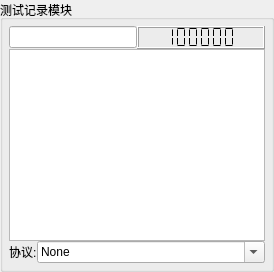
         <widget class="QGroupBox" name="groupBox_5">
          <property name="sizePolicy">
           <sizepolicy hsizetype="Preferred" vsizetype="Minimum">
            <horstretch>0</horstretch>
            <verstretch>0</verstretch>
           </sizepolicy>
          </property>
          <property name="title">
           <string>测试记录模块</string>
          </property>
          <layout class="QVBoxLayout" name="verticalLayout_6">
           <property name="spacing">
            <number>0</number>
           </property>
           <property name="leftMargin">
            <number>6</number>
           </property>
           <property name="topMargin">
            <number>6</number>
           </property>
           <property name="rightMargin">
            <number>6</number>
           </property>
           <property name="bottomMargin">
            <number>6</number>
           </property>
           <item>
            <widget class="QWidget" name="widget_6" native="true">
             <layout class="QHBoxLayout" name="horizontalLayout_13">
              <property name="spacing">
               <number>0</number>
              </property>
              <property name="leftMargin">
               <number>0</number>
              </property>
              <property name="topMargin">
               <number>0</number>
              </property>
              <property name="rightMargin">
               <number>0</number>
              </property>
              <property name="bottomMargin">
               <number>0</number>
              </property>
              <item>
               <widget class="QLineEdit" name="lineEdit_automatic_mode"/>
              </item>
              <item>
               <widget class="QLCDNumber" name="lcdNumber_automatic_time">
                <property name="sizePolicy">
                 <sizepolicy hsizetype="Expanding" vsizetype="Minimum">
                  <horstretch>0</horstretch>
                  <verstretch>0</verstretch>
                 </sizepolicy>
                </property>
                <property name="minimumSize">
                 <size>
                  <width>0</width>
                  <height>0</height>
                 </size>
                </property>
                <property name="smallDecimalPoint">
                 <bool>true</bool>
                </property>
                <property name="digitCount">
                 <number>6</number>
                </property>
                <property name="mode">
                 <enum>QLCDNumber::Dec</enum>
                </property>
                <property name="segmentStyle">
                 <enum>QLCDNumber::Flat</enum>
                </property>
                <property name="value" stdset="0">
                 <double>999999.000000000000000</double>
                </property>
                <property name="intValue" stdset="0">
                 <number>999999</number>
                </property>
               </widget>
              </item>
             </layout>
            </widget>
           </item>
           <item>
            <widget class="QTextBrowser" name="textBrowser_automatic_ruleline">
             <property name="sizePolicy">
              <sizepolicy hsizetype="Expanding" vsizetype="Expanding">
               <horstretch>0</horstretch>
               <verstretch>0</verstretch>
              </sizepolicy>
             </property>
             <property name="minimumSize">
              <size>
               <width>0</width>
               <height>0</height>
              </size>
             </property>
             <property name="maximumSize">
              <size>
               <width>16777215</width>
               <height>16777215</height>
              </size>
             </property>
             <property name="sizeIncrement">
              <size>
               <width>0</width>
               <height>0</height>
              </size>
             </property>
             <property name="lineWrapMode">
              <enum>QTextEdit::NoWrap</enum>
             </property>
             <property name="readOnly">
              <bool>false</bool>
             </property>
             <property name="html">
              <string>&lt;!DOCTYPE HTML PUBLIC &quot;-//W3C//DTD HTML 4.0//EN&quot; &quot;http://www.w3.org/TR/REC-html40/strict.dtd&quot;&gt;
&lt;html&gt;&lt;head&gt;&lt;meta name=&quot;qrichtext&quot; content=&quot;1&quot; /&gt;&lt;style type=&quot;text/css&quot;&gt;
p, li { white-space: pre-wrap; }
&lt;/style&gt;&lt;/head&gt;&lt;body style=&quot; font-family:'SimSun'; font-size:9pt; font-weight:400; font-style:normal;&quot;&gt;
&lt;p style=&quot;-qt-paragraph-type:empty; margin-top:0px; margin-bottom:0px; margin-left:0px; margin-right:0px; -qt-block-indent:0; text-indent:0px;&quot;&gt;&lt;br /&gt;&lt;/p&gt;&lt;/body&gt;&lt;/html&gt;</string>
             </property>
             <property name="overwriteMode">
              <bool>false</bool>
             </property>
             <property name="acceptRichText">
              <bool>true</bool>
             </property>
            </widget>
           </item>
           <item>
            <widget class="QWidget" name="horizontalWidget_2" native="true">
             <property name="sizePolicy">
              <sizepolicy hsizetype="Minimum" vsizetype="Preferred">
               <horstretch>0</horstretch>
               <verstretch>0</verstretch>
              </sizepolicy>
             </property>
             <property name="minimumSize">
              <size>
               <width>0</width>
               <height>0</height>
              </size>
             </property>
             <layout class="QHBoxLayout" name="horizontalLayout_6">
              <property name="spacing">
               <number>0</number>
              </property>
              <property name="sizeConstraint">
               <enum>QLayout::SetDefaultConstraint</enum>
              </property>
              <property name="leftMargin">
               <number>0</number>
              </property>
              <property name="topMargin">
               <number>0</number>
              </property>
              <property name="rightMargin">
               <number>0</number>
              </property>
              <property name="bottomMargin">
               <number>0</number>
              </property>
              <item>
               <widget class="QLabel" name="label_41">
                <property name="sizePolicy">
                 <sizepolicy hsizetype="Maximum" vsizetype="Preferred">
                  <horstretch>0</horstretch>
                  <verstretch>0</verstretch>
                 </sizepolicy>
                </property>
                <property name="text">
                 <string>协议:</string>
                </property>
               </widget>
              </item>
              <item>
               <widget class="QComboBox" name="comboBox_automatic_rule">
                <property name="sizePolicy">
                 <sizepolicy hsizetype="Minimum" vsizetype="Minimum">
                  <horstretch>0</horstretch>
                  <verstretch>0</verstretch>
                 </sizepolicy>
                </property>
                <property name="editable">
                 <bool>true</bool>
                </property>
                <item>
                 <property name="text">
                  <string>None</string>
                 </property>
                </item>
               </widget>
              </item>
             </layout>
            </widget>
           </item>
          </layout>
         </widget>
